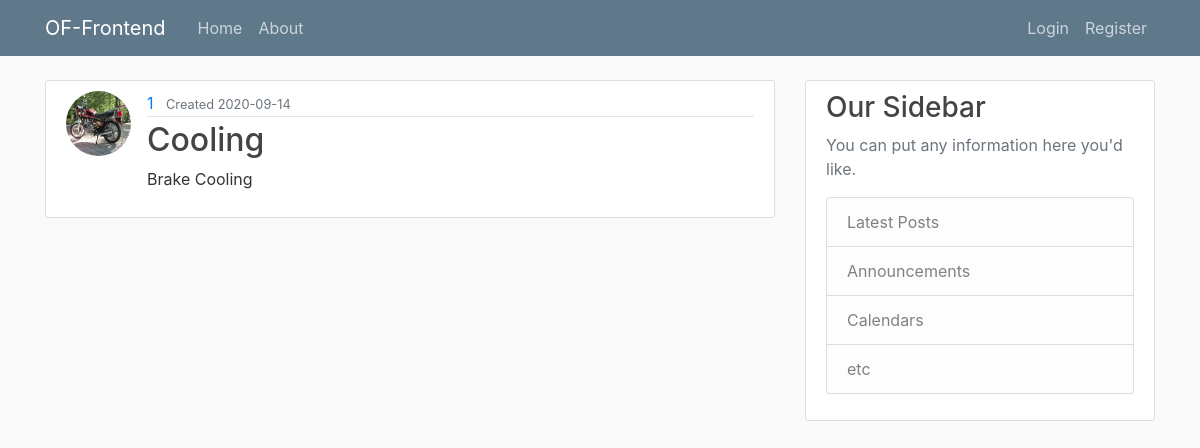
The app's page /programs/1/1/, older data.
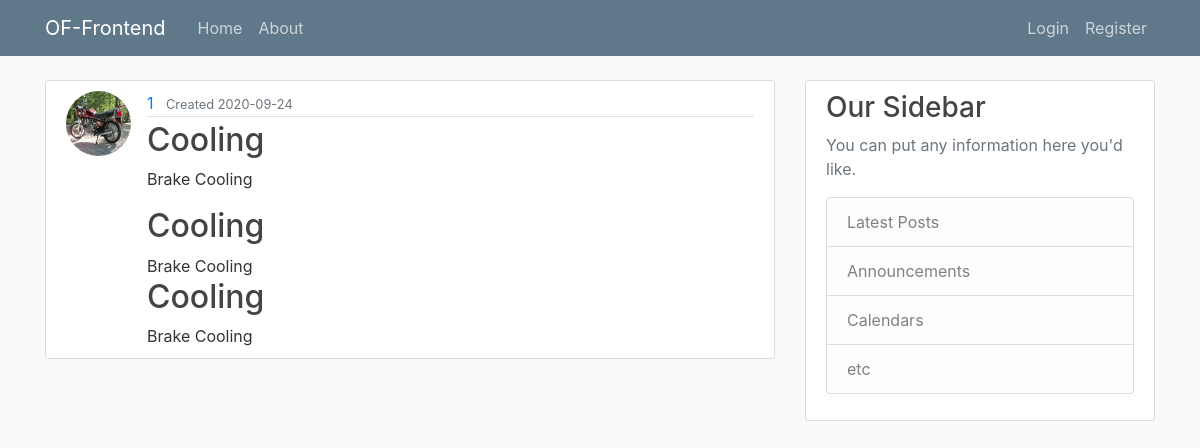
The same page, newer data.
### flask_website/models.py (models this page shows, shortened)
class Project(db.Model):
    __tablename__ = 'project'
    id = db.Column(db.Integer, primary_key=True)
    name = db.Column(db.String(20),unique=True, nullable=False)
    description = db.Column(db.Text,unique=False, nullable=False)
    created_date = db.Column(db.DateTime,nullable=False, default = datetime.utcnow) #auto
    created_by = db.Column(db.Integer,db.ForeignKey('user.id'), nullable = False)
    program_id = db.Column(db.Integer,db.ForeignKey('program.id'), nullable = False)
    program = db.relationship("Program", back_populates = "project")
    case = db.relationship("Case", back_populates = "project") # forward

### flask_website/routes.py (the view)
@app.route("/programs/<int:program_id>/<int:project_id>/")
def project(program_id,project_id):
    program = Program.query.get_or_404(program_id)
    project =Project.query.get_or_404(project_id)
    cases = project.case
    return render_template('project.html', title = program.name, program = program, project = project, cases = cases)

### flask_website/templates/project.html
{% extends "layout.html" %}
{% block content %}
        <article class="media content-section">
          <img class = "rounded-circle article-img", src="{{ url_for('static',filename = 'profile_pics/' + program.creator.image_file) }}">
          <div class="media-body">
            <div class="article-metadata">
              <a class="mr-2" href="#">{{ project.created_by}}</a>
              <small class="text-muted"> Created {{ project.created_date.strftime('%Y-%m-%d') }}</small>
            </div>
            <h2 class="article-title">{{ project.name }}</h2>
            <p class="article-content">{{ project.description }}</p>
            {% for case in cases %}
              <div class="media-body">
                <h2><a class="article-title" href="{{ url_for('case', program_id = program.id, project_id = project.id, case_id = case.id) }}">{{ project.name }}</a></h2>
                <div class="article-text">{{ project.description }} </div>
              </div>
            {% endfor %}
          </div>
        </article>
{% endblock content %}

Row changes from the older to the newer data that the page shows:
changed Project "Cooling": created_date "2020-09-14" → "2020-09-24"
added Case: {{ project.name }} "Cooling", {{ project.description }} "Brake Cooling"
added Case: {{ project.name }} "Cooling", {{ project.description }} "Brake Cooling"
